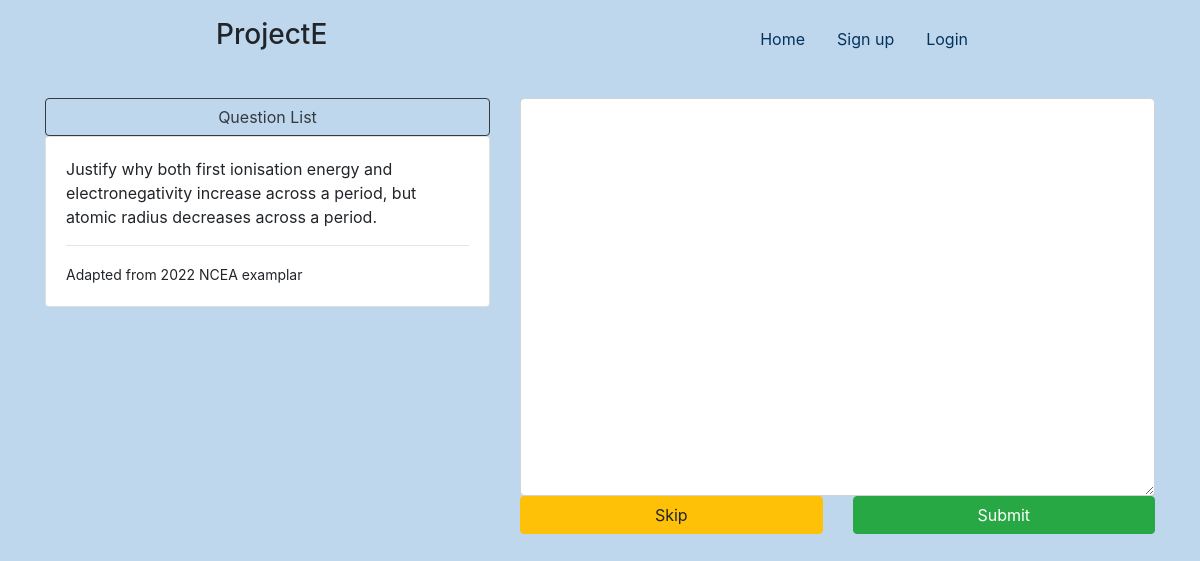
Page /question/2 on the committed database.
### tables this page shows
CREATE TABLE questions (id INTEGER PRIMARY KEY AUTOINCREMENT, standard INTEGER REFERENCES standards (id), question TEXT, answer TEXT, image VARCHAR (100), source VARCHAR(300));

### app.py (the view)
@app.route('/question/<question_id>')
def question(question_id):
    question = list(get_db("""SELECT * FROM questions WHERE questions.id=?""",
                (question_id, ), fetch_type="one"))
    session['question'] = question
    return render_template("question.html", question=question)

### app.py (called while the page is built)
def get_db(query, args=(), fetch_type="all"):
    con = sqlite3.connect(DATABASE)
    cur = con.cursor()
    cur.execute(query, args)
    if fetch_type == "one":
        data = cur.fetchone()
    else:
        data = cur.fetchall()
    con.close()
    return data

### templates/question.html (shortened to what this page needs)
{% extends "base.html" %}
    {% block body %}
    <div class="container">
        <div class="row" style="min-height: 60vh;">
            <div class="col-md-5">
                <button class="btn btn-block btn-outline-dark" onclick="javascript:ShowModal('{{ question[1] }}')">Question List</button>
                <div class="card">
                    <div class="card-body">
                        <p class="card-text" id="QuestionText">
                            {% for line in question[2].split('\n') %}
                                {{ line }}<br>
                            {% endfor %}
                        </p>
                        <hr>
                        <small class="card-text">Adapted from <span id="QuestionSource">{{ question [5] }}</span> examplar</small>
                    </div>
                </div>
            </div>
            <div class="col-md-7" id="content">
                <form novalidate id="form">
                    <textarea class="form-control" id="text" rows="16"></textarea>
                    <div class="row">
                        <div class="col-6"><button type="button" class="btn btn-block btn-warning" onclick="javascript:ChangeForm()">Skip</button></div>
                        <div class="col-6"><button type="button" class="btn btn-block btn-success" onclick="javascript:SubmitForm()">Submit</button></div>
                    </div>
                </form>
            </div>
        </div>
    </div>
    {% endblock %}

### static/style.css (style rules this page uses)
body { height: 100%; background-color: #BFD7ED; }

### rows in the picture
questions: question "Justify why both first ionisation energy and electronegativity increase across a period, but atomic radius decreases across a period.", source "2022 NCEA"
